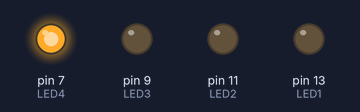
Bench run of a sketch on a simulated Arduino Uno, built with avr-gcc and run on an emulated ATmega328P. On the bench: output pins drawn as LEDs (lit = HIGH).

Above: at 0.7 s.
At 2.29 s:
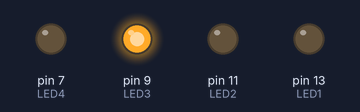
At 3.9 s:
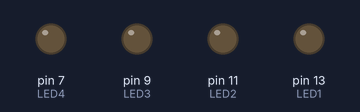
Timing chart, 0 to 5.1 s (numbered marks = the images above):
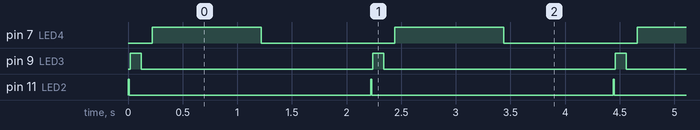

Measured:
- by itself, pin 7 (LED4): alternates HIGH for 1.0 s and LOW for 1.2 s
- by itself, pin 9 (LED3): alternates HIGH for 0.10 s and LOW for 2.1 s
- by itself, pin 11 (LED2): alternates HIGH for 0.01 s and LOW for 2.2 s

The sketch:

LED.ino
```cpp
// C++ code
//INTERFACING 4 LED'S
const int LED1=13;
const int LED2=11;
const int LED3=9;
const int LED4=7;
void setup()
{
  pinMode(LED1, OUTPUT);
  pinMode(LED2, OUTPUT);
  pinMode(LED3, OUTPUT);
  pinMode(LED4, OUTPUT);
}
void loop()
{
  digitalWrite(LED1, HIGH);
  digitalWrite(LED1, LOW);
  digitalWrite(LED2, HIGH);
  delay(10);
  digitalWrite(LED2, LOW);
  delay(10);
  digitalWrite(LED3, HIGH);
  delay(100);
  digitalWrite(LED3, LOW);
  delay(100);
  digitalWrite(LED4, HIGH);
  delay(1000);
  digitalWrite(LED4, LOW);
  delay(1000);
}
```
